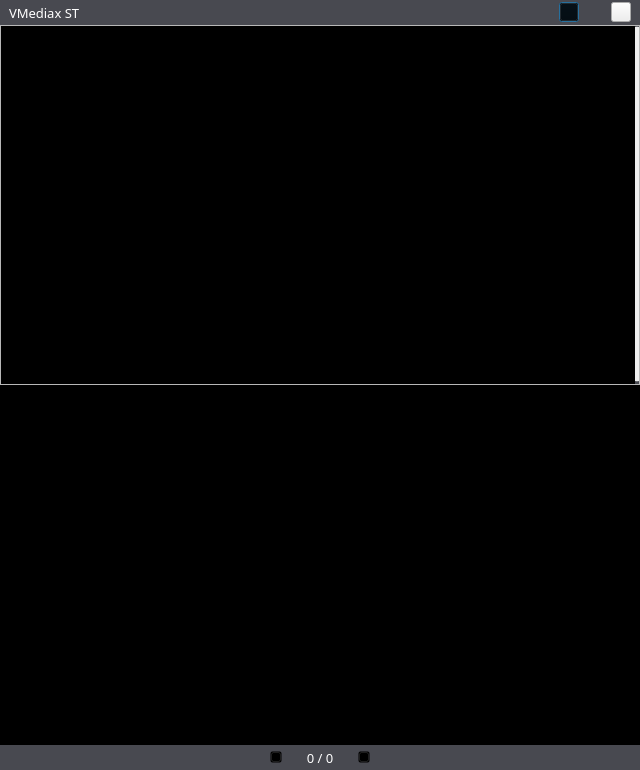
<?xml version="1.0" encoding="UTF-8"?>
<ui version="4.0">
 <class>STWBDocWindowClass</class>
 <widget class="QDialog" name="STWBDocWindowClass">
  <property name="geometry">
   <rect>
    <x>0</x>
    <y>0</y>
    <width>640</width>
    <height>770</height>
   </rect>
  </property>
  <property name="windowTitle">
   <string>STWBDocWindow</string>
  </property>
  <property name="styleSheet">
   <string notr="true"/>
  </property>
  <layout class="QVBoxLayout" name="verticalLayout">
   <property name="spacing">
    <number>0</number>
   </property>
   <property name="leftMargin">
    <number>0</number>
   </property>
   <property name="topMargin">
    <number>0</number>
   </property>
   <property name="rightMargin">
    <number>0</number>
   </property>
   <property name="bottomMargin">
    <number>0</number>
   </property>
   <item>
    <widget class="QWidget" name="widTitle" native="true">
     <property name="minimumSize">
      <size>
       <width>0</width>
       <height>25</height>
      </size>
     </property>
     <property name="maximumSize">
      <size>
       <width>16777215</width>
       <height>25</height>
      </size>
     </property>
     <property name="styleSheet">
      <string notr="true">QWidget#widTitle{background-color:#484950;border:0px;}</string>
     </property>
     <layout class="QHBoxLayout" name="horizontalLayout">
      <property name="spacing">
       <number>6</number>
      </property>
      <property name="leftMargin">
       <number>9</number>
      </property>
      <property name="topMargin">
       <number>0</number>
      </property>
      <property name="rightMargin">
       <number>9</number>
      </property>
      <property name="bottomMargin">
       <number>0</number>
      </property>
      <item>
       <widget class="QLabel" name="label_3">
        <property name="font">
         <font>
          <family>微软雅黑</family>
          <pointsize>10</pointsize>
         </font>
        </property>
        <property name="styleSheet">
         <string notr="true">color: rgb(255, 255, 255);</string>
        </property>
        <property name="text">
         <string>VMediax ST</string>
        </property>
       </widget>
      </item>
      <item>
       <spacer name="horizontalSpacer_5">
        <property name="orientation">
         <enum>Qt::Horizontal</enum>
        </property>
        <property name="sizeHint" stdset="0">
         <size>
          <width>785</width>
          <height>17</height>
         </size>
        </property>
       </spacer>
      </item>
      <item>
       <widget class="QPushButton" name="pbMaximum">
        <property name="minimumSize">
         <size>
          <width>20</width>
          <height>20</height>
         </size>
        </property>
        <property name="maximumSize">
         <size>
          <width>20</width>
          <height>20</height>
         </size>
        </property>
        <property name="styleSheet">
         <string notr="true">QPushButton{
	background: transparent;
	border-image: url(:/SoftTerminal/images/maximum.png);}

QPushButton:hover:!pressed {
	background-color: rgb(218, 218, 218);
}</string>
        </property>
        <property name="text">
         <string/>
        </property>
       </widget>
      </item>
      <item>
       <widget class="QPushButton" name="pbNormal">
        <property name="minimumSize">
         <size>
          <width>20</width>
          <height>20</height>
         </size>
        </property>
        <property name="maximumSize">
         <size>
          <width>20</width>
          <height>20</height>
         </size>
        </property>
        <property name="styleSheet">
         <string notr="true">
QPushButton{
	background: transparent;
	border-image: url(:/SoftTerminal/images/normal.png);
    background-repeat:no-repeat;
    border:none;}

QPushButton:hover:!pressed {
	
	background-color: rgb(218, 218, 218);
}</string>
        </property>
        <property name="text">
         <string/>
        </property>
       </widget>
      </item>
      <item>
       <widget class="QPushButton" name="pbClose">
        <property name="minimumSize">
         <size>
          <width>20</width>
          <height>20</height>
         </size>
        </property>
        <property name="maximumSize">
         <size>
          <width>20</width>
          <height>20</height>
         </size>
        </property>
        <property name="styleSheet">
         <string notr="true">
QPushButton{border-image: url(:/SoftTerminal/images/close.png);}

QPushButton:hover:!pressed {
	
	background-color: #ff6741;
}</string>
        </property>
        <property name="text">
         <string/>
        </property>
       </widget>
      </item>
     </layout>
    </widget>
   </item>
   <item>
    <widget class="QScrollArea" name="scrollArea">
     <property name="styleSheet">
      <string notr="true">

QScrollBar::vertical
{
    width:4px;
    background:rgb(241, 241, 241,0%);
    margin:0px,0px,0px,0px;
    padding-top:0px;   /*上预留位置*/
    padding-bottom:0px;    /*下预留位置*/
}

/*滚动条中滑块的样式*/
QScrollBar::handle::vertical
{
    width:4px;
    background:rgb(241, 241, 241,25%);
    border-radius:2px;
    min-height:20px;
}

/*鼠标触及滑块样式*/
QScrollBar::handle::vertical::hover
{
    width:5px;
    background:rgb(241, 241, 241,50%);
    border-radius:2px;
    min-height:20;
}

/*设置下箭头*/
QScrollBar::add-line:vertical
{
    height:0px;
    subcontrol-position:bottom;
}

/*设置上箭头*/
QScrollBar::sub-line:vertical
{
    height:0px;
    subcontrol-position:top;
}

QScrollBar::add-page:vertical, QScrollBar::sub-page:vertical {
    background: #484950;
}
  </string>
     </property>
     <property name="horizontalScrollBarPolicy">
      <enum>Qt::ScrollBarAlwaysOff</enum>
     </property>
     <property name="widgetResizable">
      <bool>true</bool>
     </property>
     <widget class="QWidget" name="scrollAreaWidgetContents">
      <property name="geometry">
       <rect>
        <x>0</x>
        <y>0</y>
        <width>640</width>
        <height>360</height>
       </rect>
      </property>
      <property name="styleSheet">
       <string notr="true">QWidget#scrollAreaWidgetContents{background-color: #000000;border:1px #484950;}

</string>
      </property>
      <layout class="QHBoxLayout" name="horizontalLayout_5">
       <property name="spacing">
        <number>0</number>
       </property>
       <property name="leftMargin">
        <number>0</number>
       </property>
       <property name="topMargin">
        <number>0</number>
       </property>
       <property name="rightMargin">
        <number>0</number>
       </property>
       <property name="bottomMargin">
        <number>0</number>
       </property>
       <item>
        <widget class="QWidget" name="widShow" native="true">
         <property name="minimumSize">
          <size>
           <width>640</width>
           <height>360</height>
          </size>
         </property>
         <property name="maximumSize">
          <size>
           <width>16777215</width>
           <height>16777215</height>
          </size>
         </property>
         <property name="styleSheet">
          <string notr="true">QWidget#widShow{background-color: #000000;border:1px #484950;}</string>
         </property>
         <layout class="QHBoxLayout" name="horizontalLayout_4">
          <property name="spacing">
           <number>0</number>
          </property>
          <property name="leftMargin">
           <number>0</number>
          </property>
          <property name="topMargin">
           <number>0</number>
          </property>
          <property name="rightMargin">
           <number>0</number>
          </property>
          <property name="bottomMargin">
           <number>0</number>
          </property>
          <item>
           <widget class="QWidget" name="widDoc" native="true">
            <property name="minimumSize">
             <size>
              <width>0</width>
              <height>0</height>
             </size>
            </property>
            <property name="maximumSize">
             <size>
              <width>16777215</width>
              <height>16777215</height>
             </size>
            </property>
            <property name="styleSheet">
             <string notr="true">QWidget#widDoc{background-color: #000000;border:1px #484950;}

</string>
            </property>
            <layout class="QHBoxLayout" name="horizontalLayout_3">
             <property name="spacing">
              <number>0</number>
             </property>
             <property name="leftMargin">
              <number>0</number>
             </property>
             <property name="topMargin">
              <number>0</number>
             </property>
             <property name="rightMargin">
              <number>0</number>
             </property>
             <property name="bottomMargin">
              <number>0</number>
             </property>
            </layout>
           </widget>
          </item>
         </layout>
        </widget>
       </item>
      </layout>
     </widget>
    </widget>
   </item>
   <item>
    <widget class="QTextEdit" name="teText">
     <property name="minimumSize">
      <size>
       <width>640</width>
       <height>360</height>
      </size>
     </property>
     <property name="maximumSize">
      <size>
       <width>16777215</width>
       <height>16777215</height>
      </size>
     </property>
     <property name="font">
      <font>
       <family>微软雅黑</family>
       <pointsize>12</pointsize>
      </font>
     </property>
     <property name="styleSheet">
      <string notr="true">QTextEdit#teText{background-color:#000000;border:1px #484950;
color: rgb(255, 255, 255);
}

QScrollBar::vertical
{
    width:4px;
    background:rgb(62,65,74);
    margin:0px,0px,0px,0px;
    padding-top:0px;   /*上预留位置*/
    padding-bottom:0px;    /*下预留位置*/
}

/*滚动条中滑块的样式*/
QScrollBar::handle::vertical
{
    width:4px;
    background:rgb(62,65,74,25%);
    border-radius:2px;
    min-height:20px;
}

/*鼠标触及滑块样式*/
QScrollBar::handle::vertical::hover
{
    width:5px;
    background:rgb(62,65,74,50%);
    border-radius:2px;
    min-height:20;
}

/*设置下箭头*/
QScrollBar::add-line:vertical
{
    height:0px;
    subcontrol-position:bottom;
}

/*设置上箭头*/
QScrollBar::sub-line:vertical
{
    height:0px;
    subcontrol-position:top;
}

QScrollBar::add-page:vertical, QScrollBar::sub-page:vertical {
    background: #000000;
}
  </string>
     </property>
     <property name="html">
      <string>&lt;!DOCTYPE HTML PUBLIC &quot;-//W3C//DTD HTML 4.0//EN&quot; &quot;http://www.w3.org/TR/REC-html40/strict.dtd&quot;&gt;
&lt;html&gt;&lt;head&gt;&lt;meta name=&quot;qrichtext&quot; content=&quot;1&quot; /&gt;&lt;style type=&quot;text/css&quot;&gt;
p, li { white-space: pre-wrap; }
&lt;/style&gt;&lt;/head&gt;&lt;body style=&quot; font-family:'微软雅黑'; font-size:12pt; font-weight:400; font-style:normal;&quot;&gt;
&lt;p style=&quot;-qt-paragraph-type:empty; margin-top:0px; margin-bottom:0px; margin-left:0px; margin-right:0px; -qt-block-indent:0; text-indent:0px;&quot;&gt;&lt;br /&gt;&lt;/p&gt;&lt;/body&gt;&lt;/html&gt;</string>
     </property>
    </widget>
   </item>
   <item>
    <widget class="QWidget" name="widBottom" native="true">
     <property name="minimumSize">
      <size>
       <width>0</width>
       <height>25</height>
      </size>
     </property>
     <property name="maximumSize">
      <size>
       <width>16777215</width>
       <height>25</height>
      </size>
     </property>
     <property name="styleSheet">
      <string notr="true">QWidget#widBottom{background-color:#484950;border:0px;}</string>
     </property>
     <layout class="QHBoxLayout" name="horizontalLayout_2">
      <property name="spacing">
       <number>5</number>
      </property>
      <property name="leftMargin">
       <number>0</number>
      </property>
      <property name="topMargin">
       <number>0</number>
      </property>
      <property name="rightMargin">
       <number>0</number>
      </property>
      <property name="bottomMargin">
       <number>0</number>
      </property>
      <item>
       <spacer name="horizontalSpacer_2">
        <property name="orientation">
         <enum>Qt::Horizontal</enum>
        </property>
        <property name="sizeHint" stdset="0">
         <size>
          <width>40</width>
          <height>20</height>
         </size>
        </property>
       </spacer>
      </item>
      <item alignment="Qt::AlignHCenter">
       <widget class="QPushButton" name="pbPre">
        <property name="minimumSize">
         <size>
          <width>12</width>
          <height>12</height>
         </size>
        </property>
        <property name="maximumSize">
         <size>
          <width>12</width>
          <height>12</height>
         </size>
        </property>
        <property name="styleSheet">
         <string notr="true">QPushButton{
	background: transparent;
	border-image: url(:/SoftTerminal/images/left.png);}

QPushButton:hover:!pressed {
	background-color: rgb(218, 218, 218);
}</string>
        </property>
        <property name="text">
         <string/>
        </property>
       </widget>
      </item>
      <item>
       <widget class="QLabel" name="lblPage">
        <property name="minimumSize">
         <size>
          <width>66</width>
          <height>15</height>
         </size>
        </property>
        <property name="maximumSize">
         <size>
          <width>66</width>
          <height>15</height>
         </size>
        </property>
        <property name="font">
         <font>
          <family>微软雅黑</family>
          <pointsize>10</pointsize>
         </font>
        </property>
        <property name="styleSheet">
         <string notr="true">color: rgb(255, 255, 255);</string>
        </property>
        <property name="text">
         <string>0 / 0</string>
        </property>
        <property name="alignment">
         <set>Qt::AlignCenter</set>
        </property>
       </widget>
      </item>
      <item alignment="Qt::AlignHCenter">
       <widget class="QPushButton" name="pbNext">
        <property name="minimumSize">
         <size>
          <width>12</width>
          <height>12</height>
         </size>
        </property>
        <property name="maximumSize">
         <size>
          <width>12</width>
          <height>12</height>
         </size>
        </property>
        <property name="styleSheet">
         <string notr="true">QPushButton{
	background: transparent;
	border-image: url(:/SoftTerminal/images/right.png);}

QPushButton:hover:!pressed {
	background-color: rgb(218, 218, 218);
}</string>
        </property>
        <property name="text">
         <string/>
        </property>
       </widget>
      </item>
      <item>
       <spacer name="horizontalSpacer">
        <property name="orientation">
         <enum>Qt::Horizontal</enum>
        </property>
        <property name="sizeHint" stdset="0">
         <size>
          <width>40</width>
          <height>20</height>
         </size>
        </property>
       </spacer>
      </item>
     </layout>
    </widget>
   </item>
  </layout>
 </widget>
 <resources>
  <include location="../res/softterminal.qrc"/>
 </resources>
 <connections/>
</ui>
